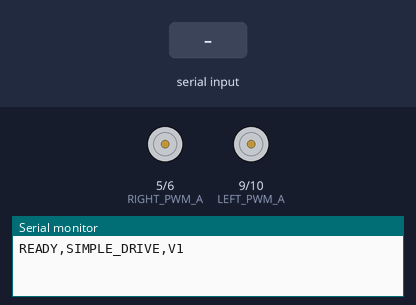
Bench run of a sketch on a simulated Arduino Nano, built with avr-gcc and run on an emulated ATmega328P. On the bench: motor-driver pin pairs drawn as motors (green arrow = first pin HIGH = forward, orange = second pin HIGH = backward, longer = more drive), the last lines printed to the serial monitor. Inputs (shaded band) come from the test bench.

Above: at 1.2 s.
1.3 s: "F\n" received over Serial
At 1.63 s:
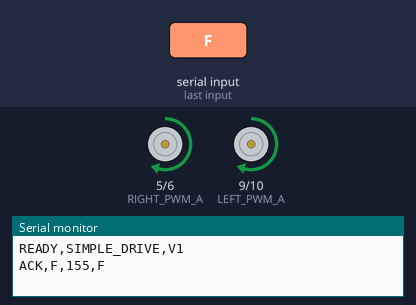
3.3 s: "B\n" received over Serial
5.3 s: "L\n" received over the second serial link
At 5.64 s:
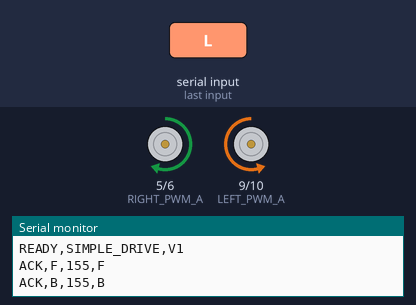
7.3 s: "R\n" received over Serial
At 7.64 s:
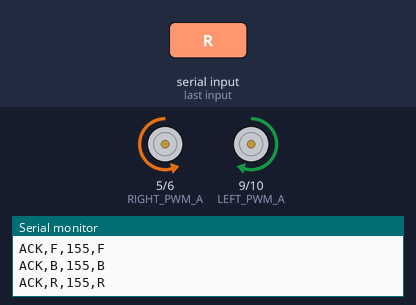
9.3 s: "G\n" received over Serial
At 9.64 s:
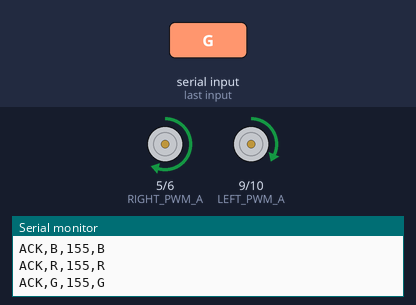
11.3 s: "I\n" received over Serial
At 11.64 s:
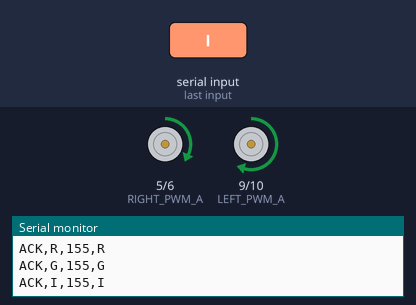
Timing chart, 0 to 14.3 s (numbered marks = the images above; inputs shaded):
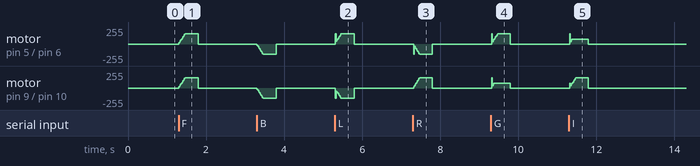

Measured:
- after the input at 1.3 s, motor on pin 5 (RIGHT_PWM_A) / pin 6 (RIGHT_PWM_B), motor on pin 9 (LEFT_PWM_A) / pin 10 (LEFT_PWM_B): rises from stopped to forward 155/255 in 0.16 s, then falls to stopped in 0.34 s
- after the input at 5.3 s, motor on pin 5 (RIGHT_PWM_A) / pin 6 (RIGHT_PWM_B): ramps from stopped to forward 155/255 and jumps back, once every 0.47 s; motor on pin 9 (LEFT_PWM_A) / pin 10 (LEFT_PWM_B): ramps from stopped to backward 155/255 and jumps back, once every 0.47 s
- after the input at 7.3 s, motor on pin 5 (RIGHT_PWM_A) / pin 6 (RIGHT_PWM_B): ramps from stopped to backward 155/255 and jumps back, once every 0.46 s; motor on pin 9 (LEFT_PWM_A) / pin 10 (LEFT_PWM_B): rises from stopped to forward 155/255 in 0.16 s, then falls to stopped in 0.32 s
- after the input at 9.3 s, motor on pin 5 (RIGHT_PWM_A) / pin 6 (RIGHT_PWM_B): ramps from stopped to forward 155/255 and jumps back, once every 0.46 s; motor on pin 9 (LEFT_PWM_A) / pin 10 (LEFT_PWM_B): stopped → forward 69/255 at once, → stopped 0.48 s later
- after the input at 11.3 s, motor on pin 5 (RIGHT_PWM_A) / pin 6 (RIGHT_PWM_B): stopped → forward 69/255 at once, → stopped 0.48 s later

The sketch:

RobotCar.ino
```cpp
#include <SoftwareSerial.h>
#include "config.h"
#include "motor.h"
#include "safety.h"

// Fixed wiring: HC-05 remains on D2/D3. USB Serial is also accepted so the
// same protocol can later run from ROS on Jetson Orin Nano.
SoftwareSerial BT(BT_RX_PIN, BT_TX_PIN);

char motionState = 'S';
int vSpeed = 155;
unsigned long lastControlMs = 0;

static void applyMotion() {
  if (emergencyStop || motionState == 'S' || vSpeed == 0) {
    hardStopMotor();
    return;
  }

  // Inner wheel remains positive during a moving turn. This lets the base
  // turn while translating instead of pivoting in place.
  const int inner = (long)vSpeed * 45 / 100;

  if (motionState == 'F')      setRawMotorTargets( vSpeed,  vSpeed);
  else if (motionState == 'B') setRawMotorTargets(-vSpeed, -vSpeed);
  else if (motionState == 'L') setRawMotorTargets(-vSpeed,  vSpeed);
  else if (motionState == 'R') setRawMotorTargets( vSpeed, -vSpeed);
  else if (motionState == 'G') setRawMotorTargets( inner,   vSpeed); // forward-left
  else if (motionState == 'I') setRawMotorTargets( vSpeed,  inner);  // forward-right
  else if (motionState == 'H') setRawMotorTargets(-inner,  -vSpeed); // reverse-left
  else if (motionState == 'J') setRawMotorTargets(-vSpeed, -inner);  // reverse-right
  else hardStopMotor();
}

// Discrete commands select a target speed level. motor.cpp ramps continuously
// from the current PWM to this target, so these are not instantaneous states.
static bool setSpeedLevel(char state) {
  if (state == '0')      vSpeed = 0;
  else if (state == '4') vSpeed = 100;
  else if (state == '6') vSpeed = 155;
  else if (state == '7') vSpeed = 180;
  else if (state == '8') vSpeed = 200;
  else if (state == '9') vSpeed = 230;
  else if (state == 'q') vSpeed = 255;
  else return false;
  applyMotion();
  return true;
}

static void acknowledge(Stream &source, char state) {
  source.print(F("ACK,"));
  source.print(state);
  source.print(',');
  source.print(vSpeed);
  source.print(',');
  source.println(motionState);
}

static void processCommand(char state, Stream &source) {
  if (state == '\r' || state == '\n' || state == ' ') return;

  if (state == 'E') {
    emergency();
    motionState = 'S';
    acknowledge(source, state);
    return;
  }
  if (state == 'X') {
    resetEmergency();
    motionState = 'S';
    lastControlMs = millis();
    acknowledge(source, state);
    return;
  }
  if (emergencyStop) return;

  if (state == 'K') { // heartbeat; deliberately no ACK
    lastControlMs = millis();
    return;
  }
  if (setSpeedLevel(state)) {
    lastControlMs = millis();
    acknowledge(source, state);
    return;
  }
  if (state == 'F' || state == 'B' || state == 'L' || state == 'R' ||
      state == 'G' || state == 'I' || state == 'H' || state == 'J' || state == 'S') {
    motionState = state;
    lastControlMs = millis();
    applyMotion();
    acknowledge(source, state);
  }
}

static void readCommands(Stream &port) {
  while (port.available()) processCommand((char)port.read(), port);
}

void setup() {
  Serial.begin(USB_BAUD); // preferred wired link to Jetson
  BT.begin(BT_BAUD);    // existing HC-05 remains at 9600
  motorInit();
  hardStopMotor();
  lastControlMs = millis();
  Serial.println(F("READY,SIMPLE_DRIVE,V1"));
  BT.println(F("READY,SIMPLE_DRIVE,V1"));
}

void loop() {
  const unsigned long now = millis();
  readCommands(Serial);
  readCommands(BT);
  if (!emergencyStop && now - lastControlMs > COMMAND_WATCHDOG_MS) {
    motionState = 'S';
    hardStopMotor();
  }
  updateMotors(now);
}
```

auto_velocity.cpp
```cpp
#include "auto_velocity.h"
#include "motor.h"
#include "config.h"
#include "calibration.h"
#include <Arduino.h>
#include <math.h>

void velocityCommand(float linearMps, float angularRadS) {
  // Loaded skid-steer bases need a dedicated turn profile; kinematic PWM is
  // otherwise below static-friction torque for an in-place turn.
  if (fabs(linearMps) < 0.001f && fabs(angularRadS) > 0.001f) {
    if (angularRadS > 0) setMotorTargets(-TURN_LEFT_PWM, TURN_RIGHT_PWM);
    else setMotorTargets(TURN_LEFT_PWM, -TURN_RIGHT_PWM);
    return;
  }
  const float leftMps = linearMps - angularRadS * WHEEL_SEPARATION_M * 0.5f;
  const float rightMps = linearMps + angularRadS * WHEEL_SEPARATION_M * 0.5f;
  const float maxWheelMps = WHEEL_RADIUS_M * MAX_WHEEL_ANGULAR_RAD_S;

  float leftPwm = leftMps * MAX_PWM / maxWheelMps;
  float rightPwm = rightMps * MAX_PWM / maxWheelMps;

  // Preserve curvature when either wheel request exceeds the available PWM.
  float largest = max(fabs(leftPwm), fabs(rightPwm));
  if (largest > MAX_PWM) {
    leftPwm *= MAX_PWM / largest;
    rightPwm *= MAX_PWM / largest;
  }
  setMotorTargets((int)leftPwm, (int)rightPwm);
}
```

auto_velocity.h
```cpp
#ifndef AUTO_VELOCITY_H
#define AUTO_VELOCITY_H


void velocityCommand(
float v,
float w
);


#endif
```

calibration.h
```cpp
#ifndef CALIBRATION_H
#define CALIBRATION_H

// Generated by the PyQt calibration panel. Test profile: PAYLOAD_2KG.
#define CALIBRATION_VERSION 1
#define LEFT_MIN_FORWARD_PWM 93
#define LEFT_MIN_REVERSE_PWM 83
#define RIGHT_MIN_FORWARD_PWM 98
#define RIGHT_MIN_REVERSE_PWM 88
#define LEFT_FORWARD_GAIN 1.000f
#define LEFT_REVERSE_GAIN 1.000f
#define RIGHT_FORWARD_GAIN 1.000f
#define RIGHT_REVERSE_GAIN 1.000f
#define MANUAL_PWM 150
#define STARTUP_KICK_PWM 165
#define STARTUP_KICK_MS 110UL
#define MANUAL_ACCEL_PWM_PER_SEC 900.0f
#define MANUAL_DECEL_PWM_PER_SEC 1400.0f
#define AUTO_ACCEL_PWM_PER_SEC 900.0f
#define AUTO_DECEL_PWM_PER_SEC 1600.0f
#define TURN_LEFT_PWM 125
#define TURN_RIGHT_PWM 132
#define TURN_90_LEFT_MS 1600UL
#define TURN_90_RIGHT_MS 1600UL
#define TURN_SETTLE_MS 200UL

#endif
```

manual.cpp
```cpp
#include "manual.h"
#include "motor.h"
#include "config.h"
#include "calibration.h"

void manualCommand(char cmd) {
  switch (cmd) {
    case 'F': setMotorTargets(MANUAL_PWM, MANUAL_PWM, true); break;
    case 'B': setMotorTargets(-MANUAL_PWM, -MANUAL_PWM, true); break;
    case 'L': setMotorTargets(-MANUAL_PWM, MANUAL_PWM, true); break;
    case 'R': setMotorTargets(MANUAL_PWM, -MANUAL_PWM, true); break;
    case 'S': stopMotor(); break;
  }
}
```

manual.h
```cpp
#ifndef MANUAL_H
#define MANUAL_H


void manualCommand(char cmd);


#endif
```

motor.cpp
```cpp
#include "motor.h"
#include "config.h"
#include "calibration.h"
#include <Arduino.h>

static float currentLeft = 0.0f, currentRight = 0.0f;
static int targetLeft = 0, targetRight = 0;
static bool rawOutput = false, manualRamp = false;
static unsigned long lastUpdateMs = 0, kickUntilMs = 0;

static void writeMotor(uint8_t pinA, uint8_t pinB, int pwm) {
  pwm = constrain(pwm, -MAX_PWM, MAX_PWM);
  if (pwm >= 0) { analogWrite(pinA, pwm); analogWrite(pinB, 0); }
  else { analogWrite(pinA, 0); analogWrite(pinB, -pwm); }
}

static int calibratedPwm(int requested, bool left) {
  if (!requested) return 0;
  bool forward = requested > 0;
  int minimum;
  float gain;
  if (left) {
    minimum = forward ? LEFT_MIN_FORWARD_PWM : LEFT_MIN_REVERSE_PWM;
    gain = forward ? LEFT_FORWARD_GAIN : LEFT_REVERSE_GAIN;
  } else {
    minimum = forward ? RIGHT_MIN_FORWARD_PWM : RIGHT_MIN_REVERSE_PWM;
    gain = forward ? RIGHT_FORWARD_GAIN : RIGHT_REVERSE_GAIN;
  }
  int output = minimum + (long)abs(requested) * (MAX_PWM - minimum) / MAX_PWM;
  output = constrain((int)(output * gain), 0, MAX_PWM);
  return forward ? output : -output;
}

static float approach(float value, float target, float amount) {
  if (value < target) return min(value + amount, target);
  if (value > target) return max(value - amount, target);
  return value;
}

void motorInit() {
  pinMode(LEFT_PWM_A, OUTPUT); pinMode(LEFT_PWM_B, OUTPUT);
  pinMode(RIGHT_PWM_A, OUTPUT); pinMode(RIGHT_PWM_B, OUTPUT);
  hardStopMotor(); lastUpdateMs = millis();
}

void setMotorTargets(int leftPwm, int rightPwm, bool isManual) {
  rawOutput = false; manualRamp = isManual;
  int newLeft = calibratedPwm(constrain(leftPwm, -MAX_PWM, MAX_PWM), true);
  int newRight = calibratedPwm(constrain(rightPwm, -MAX_PWM, MAX_PWM), false);
  if (!targetLeft && !targetRight && (newLeft || newRight)) kickUntilMs = millis() + STARTUP_KICK_MS;
  targetLeft = newLeft; targetRight = newRight;
}

void setRawMotorTargets(int leftPwm, int rightPwm) {
  rawOutput = true; manualRamp = true; kickUntilMs = 0;
  targetLeft = constrain(leftPwm, -MAX_PWM, MAX_PWM);
  targetRight = constrain(rightPwm, -MAX_PWM, MAX_PWM);
}

void updateMotors(unsigned long nowMs) {
  unsigned long elapsed = nowMs - lastUpdateMs;
  if (elapsed < CONTROL_PERIOD_MS) return;
  lastUpdateMs = nowMs;
  float accel = manualRamp ? MANUAL_ACCEL_PWM_PER_SEC : AUTO_ACCEL_PWM_PER_SEC;
  float decel = manualRamp ? MANUAL_DECEL_PWM_PER_SEC : AUTO_DECEL_PWM_PER_SEC;
  currentLeft = approach(currentLeft, targetLeft,
      (abs(targetLeft) > abs((int)currentLeft) ? accel : decel) * elapsed / 1000.0f);
  currentRight = approach(currentRight, targetRight,
      (abs(targetRight) > abs((int)currentRight) ? accel : decel) * elapsed / 1000.0f);
  int leftOut = (int)currentLeft, rightOut = (int)currentRight;
  if (!rawOutput && (long)(kickUntilMs - nowMs) > 0) {
    if (targetLeft) leftOut = targetLeft > 0 ? max(leftOut, STARTUP_KICK_PWM) : min(leftOut, -STARTUP_KICK_PWM);
    if (targetRight) rightOut = targetRight > 0 ? max(rightOut, STARTUP_KICK_PWM) : min(rightOut, -STARTUP_KICK_PWM);
  }
  writeMotor(LEFT_PWM_A, LEFT_PWM_B, leftOut);
  writeMotor(RIGHT_PWM_A, RIGHT_PWM_B, rightOut);
}

void stopMotor() { targetLeft = targetRight = 0; kickUntilMs = 0; }

void hardStopMotor() {
  targetLeft = targetRight = 0; currentLeft = currentRight = 0.0f; kickUntilMs = 0;
  writeMotor(LEFT_PWM_A, LEFT_PWM_B, 0); writeMotor(RIGHT_PWM_A, RIGHT_PWM_B, 0);
}
```

motor.h
```cpp
#ifndef MOTOR_H
#define MOTOR_H

void motorInit();
void setMotorTargets(int leftPwm, int rightPwm, bool manualMode = false);
void setRawMotorTargets(int leftPwm, int rightPwm);
void updateMotors(unsigned long nowMs);
void stopMotor();
void hardStopMotor();

#endif
```

safety.cpp
```cpp
#include "safety.h"
#include "motor.h"

bool emergencyStop = false;

void emergency() {
  emergencyStop = true;
  hardStopMotor();
}

void resetEmergency() {
  emergencyStop = false;
  hardStopMotor();
}
```

safety.h
```cpp
#ifndef SAFETY_H
#define SAFETY_H


extern bool emergencyStop;


void emergency();

void resetEmergency();


#endif
```

config.h
```cpp
#ifndef CONFIG_H
#define CONFIG_H

// Fixed hardware wiring. Do not change without rewiring the robot.
#define BT_RX_PIN 2  // Arduino RX <- HC-05 TX
#define BT_TX_PIN 3  // Arduino TX -> HC-05 RX (use a voltage divider)
#define LEFT_PWM_A 9
#define LEFT_PWM_B 10
#define RIGHT_PWM_A 5
#define RIGHT_PWM_B 6

#define USB_BAUD 115200
#define BT_BAUD 9600

// Robot geometry (user-confirmed wheel radius).
#define WHEEL_RADIUS_M 0.03f
#define WHEEL_SEPARATION_M 0.13f

// Physical limits; robot-specific measurements live in calibration.h.
#define MAX_WHEEL_ANGULAR_RAD_S 20.0f
#define MAX_PWM 255

#define COMMAND_WATCHDOG_MS 500UL
#define CONTROL_PERIOD_MS 20UL
#define COMMAND_BUFFER_SIZE 64

#endif
```
